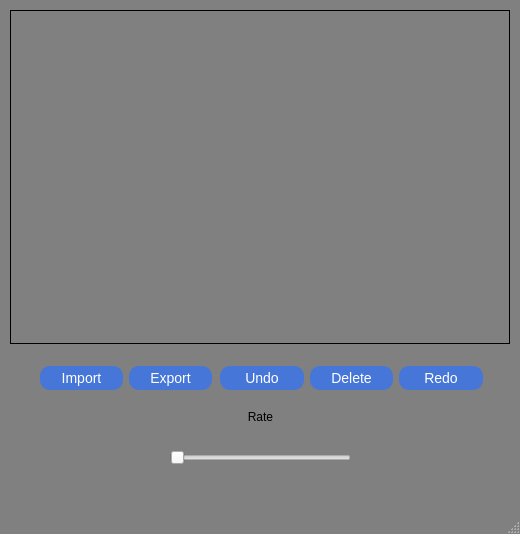
<?xml version="1.0" encoding="UTF-8"?>
<ui version="4.0">
 <class>MainWindow</class>
 <widget class="QMainWindow" name="MainWindow">
  <property name="geometry">
   <rect>
    <x>0</x>
    <y>0</y>
    <width>520</width>
    <height>534</height>
   </rect>
  </property>
  <property name="windowTitle">
   <string>MainWindow</string>
  </property>
  <property name="styleSheet">
   <string notr="true">QMainWindow{
	background-color: grey;
}
QPushButton{
  appearance: none;
  border: 0;
  border-radius: 10px;
  background: #4676D7;
  color: #fff;
  padding: 4px 16px;
  font-size: 14px;
}
QPushButton:hover{
  appearance: none;
  border: 0;
  border-radius: 10px;
  background: #749CEB;
  color: #fff;
  padding: 4px 16px;
  font-size: 14px;
}
QPushButton:disabled{
  appearance: none;
  border: 0;
  border-radius: 10px;
  background: #94B1EB;
  color: #fff;
  padding: 4px 16px;
  font-size: 14px;
}
QPushButton:checked{
  appearance: none;
  border: 0;
  border-radius: 10px;
  background: #173E8C;
  color: #fff;
  padding: 4px 16px;
  font-size: 14px;
}
</string>
  </property>
  <widget class="QWidget" name="centralwidget">
   <widget class="Label" name="label">
    <property name="geometry">
     <rect>
      <x>10</x>
      <y>10</y>
      <width>500</width>
      <height>334</height>
     </rect>
    </property>
    <property name="frameShape">
     <enum>QFrame::Box</enum>
    </property>
    <property name="text">
     <string/>
    </property>
    <property name="scaledContents">
     <bool>true</bool>
    </property>
   </widget>
   <widget class="QWidget" name="layoutWidget">
    <property name="geometry">
     <rect>
      <x>220</x>
      <y>360</y>
      <width>263</width>
      <height>37</height>
     </rect>
    </property>
    <layout class="QHBoxLayout" name="horizontalLayout">
     <item>
      <widget class="QPushButton" name="btnUndo">
       <property name="text">
        <string>Undo</string>
       </property>
      </widget>
     </item>
     <item>
      <widget class="QPushButton" name="pushButton">
       <property name="text">
        <string>Delete</string>
       </property>
      </widget>
     </item>
     <item>
      <widget class="QPushButton" name="btnRedo">
       <property name="text">
        <string>Redo</string>
       </property>
      </widget>
     </item>
    </layout>
   </widget>
   <widget class="QWidget" name="layoutWidget">
    <property name="geometry">
     <rect>
      <x>40</x>
      <y>360</y>
      <width>172</width>
      <height>37</height>
     </rect>
    </property>
    <layout class="QHBoxLayout" name="horizontalLayout_2">
     <item>
      <widget class="QPushButton" name="btnLoad">
       <property name="text">
        <string>Import</string>
       </property>
      </widget>
     </item>
     <item>
      <widget class="QPushButton" name="pushButton_2">
       <property name="text">
        <string>Export</string>
       </property>
      </widget>
     </item>
    </layout>
   </widget>
   <widget class="QWidget" name="layoutWidget">
    <property name="geometry">
     <rect>
      <x>170</x>
      <y>410</y>
      <width>181</width>
      <height>55</height>
     </rect>
    </property>
    <layout class="QVBoxLayout" name="verticalLayout">
     <property name="sizeConstraint">
      <enum>QLayout::SetDefaultConstraint</enum>
     </property>
     <item>
      <widget class="QLabel" name="label_2">
       <property name="text">
        <string>Rate</string>
       </property>
       <property name="alignment">
        <set>Qt::AlignCenter</set>
       </property>
      </widget>
     </item>
     <item>
      <widget class="QLabel" name="valueRate">
       <property name="text">
        <string/>
       </property>
       <property name="alignment">
        <set>Qt::AlignCenter</set>
       </property>
      </widget>
     </item>
     <item>
      <widget class="QSlider" name="horizontalSlider">
       <property name="minimum">
        <number>5</number>
       </property>
       <property name="maximum">
        <number>50</number>
       </property>
       <property name="orientation">
        <enum>Qt::Horizontal</enum>
       </property>
       <property name="invertedAppearance">
        <bool>false</bool>
       </property>
       <property name="invertedControls">
        <bool>false</bool>
       </property>
       <property name="tickPosition">
        <enum>QSlider::NoTicks</enum>
       </property>
       <property name="tickInterval">
        <number>0</number>
       </property>
      </widget>
     </item>
    </layout>
   </widget>
  </widget>
  <widget class="QMenuBar" name="menubar">
   <property name="geometry">
    <rect>
     <x>0</x>
     <y>0</y>
     <width>520</width>
     <height>20</height>
    </rect>
   </property>
  </widget>
  <widget class="QStatusBar" name="statusbar"/>
 </widget>
 <customwidgets>
  <customwidget>
   <class>Label</class>
   <extends>QLabel</extends>
   <header location="global">label.h</header>
  </customwidget>
 </customwidgets>
 <resources/>
 <connections/>
</ui>
